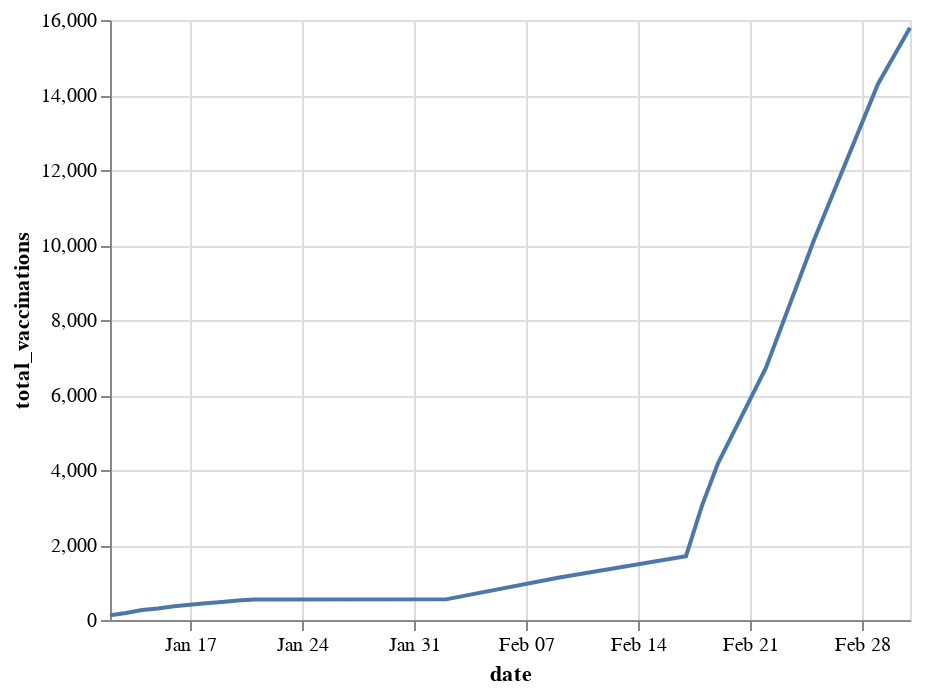

Notebook cell for this chart:
### Code cell
import pandas as pd
import altair as alt

df = pd.read_csv('https://covid.ourworldindata.org/data/owid-covid-data.csv?v=2021-02-17')
df = df.fillna(0)

filtered_df = df[['iso_code',
                  'continent',
                  'location',
                  'date',
                  'total_cases',
                  'total_vaccinations',
                  'people_vaccinated',
                  'people_fully_vaccinated',
                  'new_vaccinations',
                  'population']]

df_remove_0_days = filtered_df[filtered_df['total_vaccinations'] != 0]

df_alb = df_remove_0_days[df_remove_0_days['iso_code'] == 'ALB']

alt.Chart(df_alb).mark_point().mark_line().encode(
    x = 'date:T',
    y = 'total_vaccinations'
)

### Figure 1 — Vega-Lite specification as saved in the notebook (floating-point values rounded to 4 significant figures)
{"config": {"view": {"continuousWidth": 400, "continuousHeight": 300}}, "data": {"name": "data-05f0fa9b7500ed8061e750d7f0681192"}, "mark": "line", "encoding": {"x": {"type": "temporal", "field": "date"}, "y": {"type": "quantitative", "field": "total_vaccinations"}}, "$schema": "https://vega.github.io/schema/vega-lite/v4.8.1.json", "datasets": {"data-05f0fa9b7500ed8061e750d7f0681192": [{"iso_code": "ALB", "continent": "Europe", "location": "Albania", "date": "2021-01-12", "total_cases": 64630.0, "total_vaccinations": 128.0, "people_vaccinated": 128.0, "people_fully_vaccinated": 0.0, "new_vaccinations": 0.0, "population": 2878000.0}, {"iso_code": "ALB", "continent": "Europe", "location": "Albania", "date": "2021-01-13", "total_cases": 65330.0, "total_vaccinations": 188.0, "people_vaccinated": 188.0, "people_fully_vaccinated": 0.0, "new_vaccinations": 60.0, "population": 2878000.0}, {"iso_code": "ALB", "continent": "Europe", "location": "Albania", "date": "2021-01-14", "total_cases": 65990.0, "total_vaccinations": 266.0, "people_vaccinated": 266.0, "people_fully_vaccinated": 0.0, "new_vaccinations": 78.0, "population": 2878000.0}, {"iso_code": "ALB", "continent": "Europe", "location": "Albania", "date": "2021-01-15", "total_cases": 66640.0, "total_vaccinations": 308.0, "people_vaccinated": 308.0, "people_fully_vaccinated": 0.0, "new_vaccinations": 42.0, "population": 2878000.0}, {"iso_code": "ALB", "continent": "Europe", "location": "Albania", "date": "2021-01-16", "total_cases": 67220.0, "total_vaccinations": 369.0, "people_vaccinated": 369.0, "people_fully_vaccinated": 0.0, "new_vaccinations": 61.0, "population": 2878000.0}, {"iso_code": "ALB", "continent": "Europe", "location": "Albania", "date": "2021-01-17", "total_cases": 67690.0, "total_vaccinations": 405.0, "people_vaccinated": 405.0, "people_fully_vaccinated": 0.0, "new_vaccinations": 36.0, "population": 2878000.0}, {"iso_code": "ALB", "continent": "Europe", "location": "Albania", "date": "2021-01-18", "total_cases": 67980.0, "total_vaccinations": 447.0, "people_vaccinated": 447.0, "people_fully_vaccinated": 0.0, "new_vaccinations": 42.0, "population": 2878000.0}, {"iso_code": "ALB", "continent": "Europe", "location": "Albania", "date": "2021-01-19", "total_cases": 68570.0, "total_vaccinations": 483.0, "people_vaccinated": 483.0, "people_fully_vaccinated": 0.0, "new_vaccinations": 36.0, "population": 2878000.0}, {"iso_code": "ALB", "continent": "Europe", "location": "Albania", "date": "2021-01-20", "total_cases": 69240.0, "total_vaccinations": 519.0, "people_vaccinated": 519.0, "people_fully_vaccinated": 0.0, "new_vaccinations": 36.0, "population": 2878000.0}, {"iso_code": "ALB", "continent": "Europe", "location": "Albania", "date": "2021-01-21", "total_cases": 69920.0, "total_vaccinations": 549.0, "people_vaccinated": 549.0, "people_fully_vaccinated": 0.0, "new_vaccinations": 30.0, "population": 2878000.0}, {"iso_code": "ALB", "continent": "Europe", "location": "Albania", "date": "2021-02-02", "total_cases": 79930.0, "total_vaccinations": 550.0, "people_vaccinated": 549.0, "people_fully_vaccinated": 1.0, "new_vaccinations": 0.0, "population": 2878000.0}, {"iso_code": "ALB", "continent": "Europe", "location": "Albania", "date": "2021-02-09", "total_cases": 87530.0, "total_vaccinations": 1127.0, "people_vaccinated": 689.0, "people_fully_vaccinated": 438.0, "new_vaccinations": 0.0, "population": 2878000.0}, {"iso_code": "ALB", "continent": "Europe", "location": "Albania", "date": "2021-02-17", "total_cases": 95730.0, "total_vaccinations": 1701.0, "people_vaccinated": 1090.0, "people_fully_vaccinated": 611.0, "new_vaccinations": 0.0, "population": 2878000.0}, {"iso_code": "ALB", "continent": "Europe", "location": "Albania", "date": "2021-02-18", "total_cases": 96840.0, "total_vaccinations": 3049.0, "people_vaccinated": 2438.0, "people_fully_vaccinated": 611.0, "new_vaccinations": 1348.0, "population": 2878000.0}, {"iso_code": "ALB", "continent": "Europe", "location": "Albania", "date": "2021-02-19", "total_cases": 97910.0, "total_vaccinations": 4177.0, "people_vaccinated": 0.0, "people_fully_vaccinated": 0.0, "new_vaccinations": 1128.0, "population": 2878000.0}, {"iso_code": "ALB", "continent": "Europe", "location": "Albania", "date": "2021-02-22", "total_cases": 101300.0, "total_vaccinations": 6728.0, "people_vaccinated": 6073.0, "people_fully_vaccinated": 655.0, "new_vaccinations": 0.0, "population": 2878000.0}, {"iso_code": "ALB", "continent": "Europe", "location": "Albania", "date": "2021-02-25", "total_cases": 104300.0, "total_vaccinations": 10140.0, "people_vaccinated": 0.0, "people_fully_vaccinated": 0.0, "new_vaccinations": 0.0, "population": 2878000.0}, {"iso_code": "ALB", "continent": "Europe", "location": "Albania", "date": "2021-03-01", "total_cases": 107900.0, "total_vaccinations": 14300.0, "people_vaccinated": 0.0, "people_fully_vaccinated": 0.0, "new_vaccinations": 0.0, "population": 2878000.0}, {"iso_code": "ALB", "continent": "Europe", "location": "Albania", "date": "2021-03-03", "total_cases": 109700.0, "total_vaccinations": 15790.0, "people_vaccinated": 0.0, "people_fully_vaccinated": 0.0, "new_vaccinations": 0.0, "population": 2878000.0}]}}
